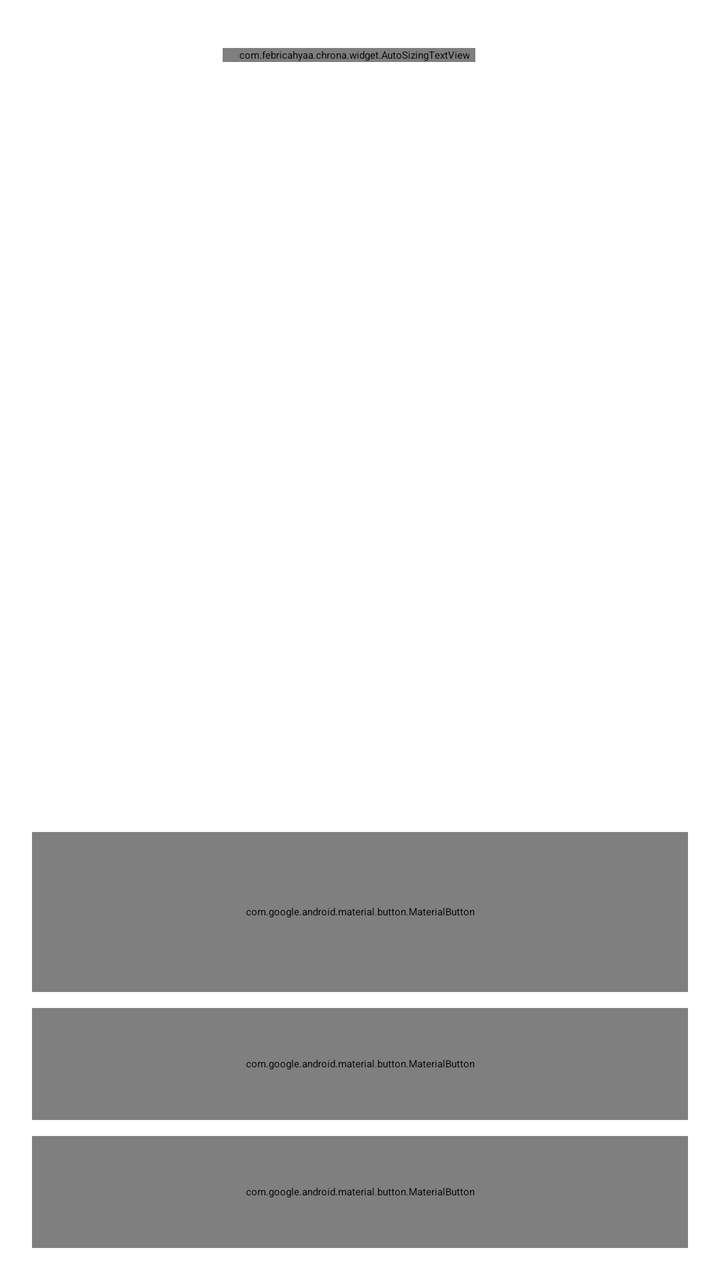
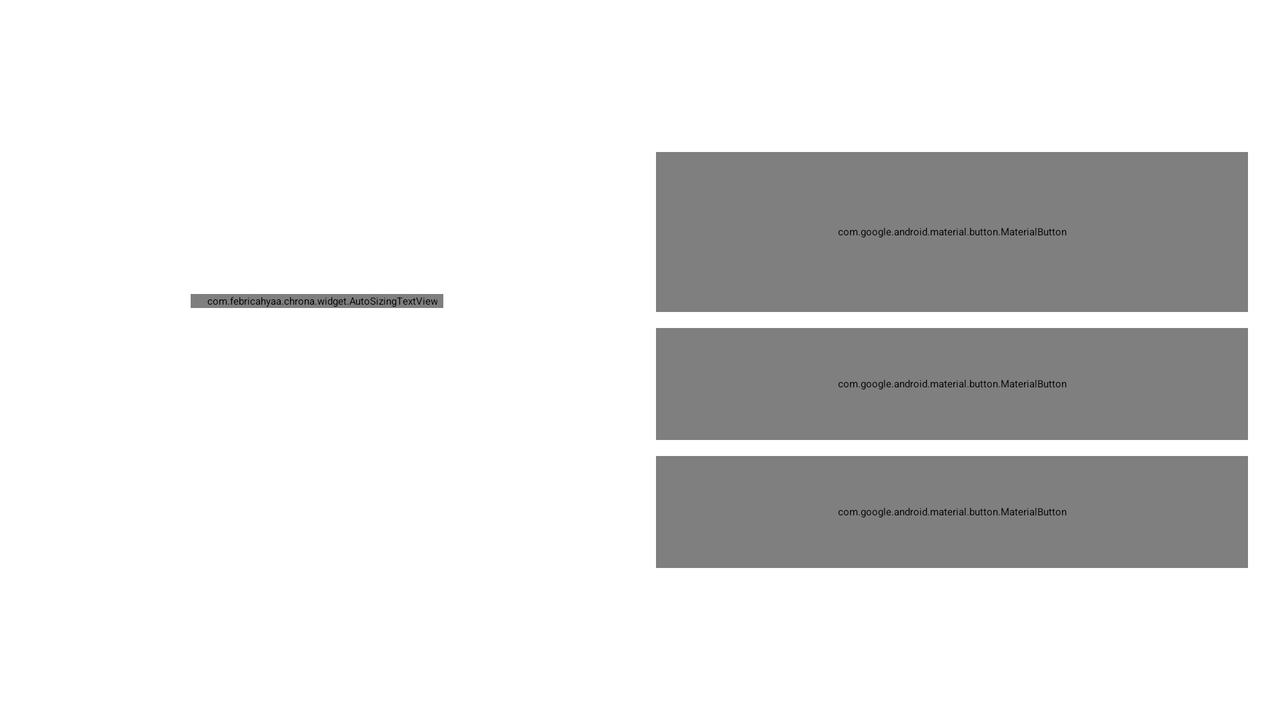

An Android layout and its configuration variant, each rendered on a device that would load it. The default file and the variant file are quoted in full after the pictures.
<!-- AndroidManifest.xml: application theme Theme.DeskClock -->
<!-- res/layout/stopwatch_fragment.xml -->
<?xml version="1.0" encoding="utf-8"?>
<LinearLayout
    xmlns:android="http://schemas.android.com/apk/res/android"
    android:layout_width="match_parent"
    android:layout_height="match_parent"
    android:orientation="vertical"
    android:paddingBottom="16dp"
    android:paddingEnd="16dp"
    android:paddingStart="16dp"
    android:paddingTop="24dp">

    <LinearLayout
        android:layout_width="match_parent"
        android:layout_height="0dp"
        android:layout_weight="1"
        android:orientation="vertical">

        <FrameLayout
            android:id="@+id/stopwatch_time_wrapper"
            android:layout_width="match_parent"
            android:layout_height="wrap_content"
            android:background="?attr/selectableItemBackground">

            <include layout="@layout/stopwatch_time" />

        </FrameLayout>

        <LinearLayout
            android:id="@+id/laps_navigation"
            android:layout_width="wrap_content"
            android:layout_height="wrap_content"
            android:layout_gravity="center_horizontal"
            android:layout_marginTop="16dp"
            android:orientation="horizontal"
            android:visibility="gone">

            <ImageButton
                android:id="@+id/laps_previous"
                android:layout_width="40dp"
                android:layout_height="40dp"
                android:background="?attr/selectableItemBackgroundBorderless"
                android:contentDescription="@string/laps_previous"
                android:src="@drawable/ic_chevron_left" />

            <ImageButton
                android:id="@+id/laps_next"
                android:layout_width="40dp"
                android:layout_height="40dp"
                android:layout_marginStart="16dp"
                android:background="?attr/selectableItemBackgroundBorderless"
                android:contentDescription="@string/laps_next"
                android:src="@drawable/ic_chevron_right" />

        </LinearLayout>

        <androidx.recyclerview.widget.RecyclerView
            android:id="@+id/laps_list"
            android:layout_width="match_parent"
            android:layout_height="wrap_content"
            android:layout_marginTop="8dp"
            android:clipToPadding="false"
            android:visibility="gone" />

    </LinearLayout>

    <LinearLayout
        android:layout_width="match_parent"
        android:layout_height="wrap_content"
        android:orientation="vertical">

        <com.google.android.material.button.MaterialButton
            android:id="@+id/stopwatch_primary_button"
            style="@style/Widget.Material3.Button"
            android:layout_width="match_parent"
            android:layout_height="@dimen/stopwatch_primary_button_height"
            android:text="@string/sw_start_button"
            android:textAppearance="?attr/textAppearanceTitleLarge" />

        <com.google.android.material.button.MaterialButton
            android:id="@+id/stopwatch_reset_button"
            style="@style/Widget.Material3.Button.TonalButton"
            android:layout_width="match_parent"
            android:layout_height="@dimen/stopwatch_secondary_button_height"
            android:layout_marginTop="8dp"
            android:text="@string/sw_reset_button"
            android:textAppearance="?attr/textAppearanceTitleMedium" />

        <com.google.android.material.button.MaterialButton
            android:id="@+id/stopwatch_lap_button"
            style="@style/Widget.Material3.Button.TonalButton"
            android:layout_width="match_parent"
            android:layout_height="@dimen/stopwatch_secondary_button_height"
            android:layout_marginTop="8dp"
            android:text="@string/sw_lap_button"
            android:textAppearance="?attr/textAppearanceTitleMedium" />

    </LinearLayout>

</LinearLayout>
<!-- res/layout/stopwatch_time.xml (included above) -->
<?xml version="1.0" encoding="utf-8"?>
<LinearLayout
    xmlns:android="http://schemas.android.com/apk/res/android"
    android:layout_width="wrap_content"
    android:layout_height="wrap_content"
    android:layout_gravity="center"
    android:baselineAligned="true"
    android:duplicateParentState="true"
    android:layoutDirection="ltr"
    android:orientation="horizontal">

    <com.febricahyaa.chrona.widget.AutoSizingTextView
        android:id="@+id/stopwatch_time_text"
        style="@style/display_time"
        android:layout_width="0dp"
        android:layout_height="wrap_content"
        android:layout_weight="1"
        android:duplicateParentState="true"
        android:includeFontPadding="false"
        android:paddingEnd="3dp"
        android:paddingStart="8dp"
        android:textSize="88sp" />

    <TextView
        android:id="@+id/stopwatch_hundredths_text"
        style="@style/display_time"
        android:layout_width="wrap_content"
        android:layout_height="wrap_content"
        android:duplicateParentState="true"
        android:fontFamily="sans-serif"
        android:includeFontPadding="false"
        android:paddingEnd="8dp"
        android:paddingStart="3dp"
        android:textSize="56sp" />

</LinearLayout>
<!-- resources referenced by this layout -->
<resources>
  <dimen name="stopwatch_primary_button_height">80dp</dimen>
  <dimen name="stopwatch_secondary_button_height">56dp</dimen>
  <string name="laps_next">Next laps</string>
  <string name="laps_previous">Previous laps</string>
  <string name="sw_lap_button">Lap</string>
  <string name="sw_reset_button">Reset</string>
  <string name="sw_start_button">Start</string>
  <style name="display_time">
          <item name="android:textSize">56sp</item>
          <item name="android:textColor">@color/white</item>
          <item name="android:fontFamily">sans-serif-light</item>
          <item name="android:fontFeatureSettings">tnum</item>
      </style>
  <color name="white">#FFFFFFFF</color>
  <color name="chrona_m3_primary">#FFB4AB</color>
  <color name="chrona_m3_on_primary">#690005</color>
  <color name="chrona_m3_primary_container">#93000A</color>
  <color name="chrona_m3_on_primary_container">#FFDAD6</color>
  <color name="chrona_m3_secondary">#E7BDB6</color>
  <color name="chrona_m3_on_secondary">#442926</color>
  <color name="chrona_m3_secondary_container">#5D3F3B</color>
  <color name="chrona_m3_on_secondary_container">#FFDAD5</color>
  <color name="chrona_m3_tertiary">#DFC38C</color>
  <color name="chrona_m3_on_tertiary">#3E2E04</color>
  <color name="chrona_m3_tertiary_container">#574419</color>
  <color name="chrona_m3_on_tertiary_container">#FCDFA6</color>
  <style name="Widget.ImageButton" parent="Widget.AppCompat.ImageButton">
          <item name="android:background">?attr/selectableItemBackgroundBorderless</item>
      </style>
  <style name="ThemeOverlay.Popup" parent="">
          <item name="popupMenuStyle">@style/Widget.Chrona.PopupMenu</item>
          <item name="actionOverflowMenuStyle">@style/Widget.Chrona.PopupMenu.Overflow</item>
          <item name="listPopupWindowStyle">@style/Widget.Chrona.ListPopupWindow</item>
      </style>
  <style name="Widget.Chrona.PopupMenu" parent="Widget.Material3.PopupMenu">
          <item name="android:popupBackground">@drawable/menu_popup_background</item>
          <item name="android:popupElevation">3dp</item>
      </style>
  <style name="Widget.Chrona.PopupMenu.Overflow" parent="Widget.Material3.PopupMenu.Overflow">
          <item name="android:popupBackground">@drawable/menu_popup_background</item>
          <item name="android:popupElevation">3dp</item>
      </style>
  <style name="Widget.Chrona.ListPopupWindow" parent="Widget.Material3.PopupMenu.ListPopupWindow">
          <item name="android:popupBackground">@drawable/menu_popup_background</item>
          <item name="android:popupElevation">3dp</item>
      </style>
  <style name="Widget.Chrona.Snackbar" parent="Widget.Material3.Snackbar">
          <item name="android:layout_margin">12dp</item>
          <item name="backgroundTint">?attr/colorSurfaceContainerHighest</item>
          <item name="shapeAppearance">@style/ShapeAppearance.Chrona.Snackbar</item>
          <item name="elevation">6dp</item>
      </style>
  <style name="Widget.Chrona.Snackbar.TextView" parent="Widget.Material3.Snackbar.TextView">
          <item name="android:textAppearance">?attr/textAppearanceBodyLarge</item>
          <item name="android:textColor">?attr/colorOnSurface</item>
      </style>
  <style name="Widget.Chrona.Snackbar.Button" parent="Widget.Material3.Button.TextButton.Snackbar">
          <item name="android:textColor">?attr/colorPrimary</item>
          <item name="android:textAppearance">?attr/textAppearanceLabelLarge</item>
      </style>
  <style name="ShapeAppearance.Chrona.Snackbar" parent="">
          <item name="cornerFamily">rounded</item>
          <item name="cornerSize">20dp</item>
      </style>
  <dimen name="preference_menu_corner_radius">28dp</dimen>
  <!-- some entries are left out for length -->
</resources>
<!-- res/layout-land/stopwatch_fragment.xml (the repository's variant of the layout above) -->
<!-- drawn on the phone turned sideways -->
<?xml version="1.0" encoding="utf-8"?>
<LinearLayout
    xmlns:android="http://schemas.android.com/apk/res/android"
    android:layout_width="match_parent"
    android:layout_height="match_parent"
    android:baselineAligned="false"
    android:orientation="horizontal"
    android:paddingBottom="8dp"
    android:paddingEnd="16dp"
    android:paddingStart="16dp"
    android:paddingTop="8dp">

    <LinearLayout
        android:layout_width="0dp"
        android:layout_height="match_parent"
        android:layout_weight="1"
        android:gravity="center_vertical"
        android:orientation="vertical">

        <FrameLayout
            android:id="@+id/stopwatch_time_wrapper"
            android:layout_width="match_parent"
            android:layout_height="wrap_content"
            android:background="?attr/selectableItemBackground">

            <include layout="@layout/stopwatch_time" />

        </FrameLayout>

        <LinearLayout
            android:id="@+id/laps_navigation"
            android:layout_width="wrap_content"
            android:layout_height="wrap_content"
            android:layout_gravity="center_horizontal"
            android:layout_marginTop="16dp"
            android:orientation="horizontal"
            android:visibility="gone">

            <ImageButton
                android:id="@+id/laps_previous"
                android:layout_width="40dp"
                android:layout_height="40dp"
                android:background="?attr/selectableItemBackgroundBorderless"
                android:contentDescription="@string/laps_previous"
                android:src="@drawable/ic_chevron_left" />

            <ImageButton
                android:id="@+id/laps_next"
                android:layout_width="40dp"
                android:layout_height="40dp"
                android:layout_marginStart="16dp"
                android:background="?attr/selectableItemBackgroundBorderless"
                android:contentDescription="@string/laps_next"
                android:src="@drawable/ic_chevron_right" />

        </LinearLayout>

        <androidx.recyclerview.widget.RecyclerView
            android:id="@+id/laps_list"
            android:layout_width="match_parent"
            android:layout_height="wrap_content"
            android:layout_marginTop="8dp"
            android:clipToPadding="false"
            android:visibility="gone" />

    </LinearLayout>

    <LinearLayout
        android:layout_width="0dp"
        android:layout_height="match_parent"
        android:layout_marginStart="16dp"
        android:layout_weight="1"
        android:gravity="center_vertical"
        android:orientation="vertical">

        <com.google.android.material.button.MaterialButton
            android:id="@+id/stopwatch_primary_button"
            style="@style/Widget.Material3.Button"
            android:layout_width="match_parent"
            android:layout_height="@dimen/stopwatch_primary_button_height"
            android:text="@string/sw_start_button"
            android:textAppearance="?attr/textAppearanceTitleLarge" />

        <com.google.android.material.button.MaterialButton
            android:id="@+id/stopwatch_reset_button"
            style="@style/Widget.Material3.Button.TonalButton"
            android:layout_width="match_parent"
            android:layout_height="@dimen/stopwatch_secondary_button_height"
            android:layout_marginTop="8dp"
            android:text="@string/sw_reset_button"
            android:textAppearance="?attr/textAppearanceTitleMedium" />

        <com.google.android.material.button.MaterialButton
            android:id="@+id/stopwatch_lap_button"
            style="@style/Widget.Material3.Button.TonalButton"
            android:layout_width="match_parent"
            android:layout_height="@dimen/stopwatch_secondary_button_height"
            android:layout_marginTop="8dp"
            android:text="@string/sw_lap_button"
            android:textAppearance="?attr/textAppearanceTitleMedium" />

    </LinearLayout>

</LinearLayout>
